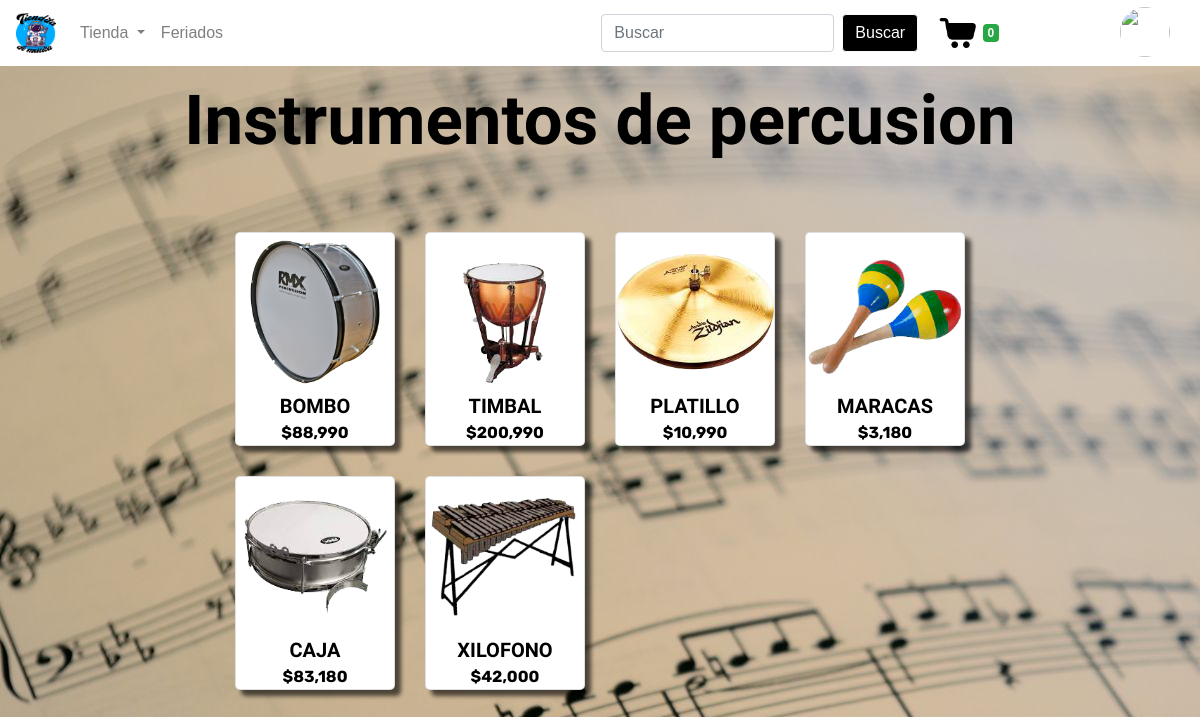
Page /prod_percusion/ on the committed database.
### tiendita/models.py (models this page shows, shortened)
class Producto(models.Model):
    cod_producto = models.AutoField(primary_key=True)
    nombre = models.CharField(max_length=30)
    precio = models.IntegerField()
    descripcion = models.CharField(max_length=400)
    stock = models.IntegerField()
    foto = models.ImageField(upload_to="tiendita")
    categoria = models.ForeignKey(Categoria,on_delete=models.CASCADE)

### tiendita/views.py (the view)
# urls.py: path('prod_percusion/',prod_percusion,name="prod_percusion"),
def prod_percusion(request):
    productos = Producto.objects.filter(categoria = 1)
    if request.user.is_authenticated:
        usuario = Usuario.objects.get(correo = request.user.username)
    else:
        usuario = Usuario.rol.id_rol = 1
    for producto in productos:
        producto.precio = intcomma(producto.precio)
    contexto = {
        "productos" :productos,
        "usuario" :usuario
    }
    return render(request,'tiendita/tienda/prod_percusion.html',contexto)

### tiendita/processor.py (called while the page is built)
def total_carrito(request):
    total = 0
    if request.user.is_authenticated:
        if "carrito" in request.session:
            for key, value in request.session["carrito"].items():
                total += int(value["acumulado"])
    return{"total_carrito": total}

def total_cantidad(request):
    total = 0
    if request.user.is_authenticated:
        if "carrito" in request.session:
            for key, value in request.session["carrito"].items():
                total += int(value["cantidad"])
    return{"total_cantidad": total}

def add_carrito(request):
    if request.user.is_authenticated:
        if "carrito" in request.session:
            x = request.session["carrito"]
            y = len(x)
        else:
            y = 0
    else:
        y = 0
    return {"total":y}

### tiendita/templates/tiendita/tienda/prod_percusion.html (shortened to what this page needs)
{% extends 'tiendita/plantilla/navbar.html' %}
{% load static %}
    {% block head %}
        <link type="text/css" rel="stylesheet" href="{% static 'tiendita/css/ernesto/design.css' %}">
    {% endblock head %}
    {% block body %}
        <div class="row">
            <div class="col-md-12">
                <h1 class="titulos">Instrumentos de percusion</h1>
            </div>
        </div>
        <div class="row">
            <div class="col-md-2"></div>
            {% for i in productos %}
                {% if forloop.counter0|divisibleby:4 %}
                        <div class="col-md-2"></div>
                    </div>
                    <div class="row">
                        <div class="col-md-2"></div>
                {% endif %}
                <div class="col-md-2">
                    <a href="{% url 'producto' i.cod_producto %}" class="textos borde card">
                        <img class="img" src="{{ i.foto.url }}" alt="No disponible"><br>
                        {{ i.nombre|upper }}
                        <p class="precio">${{ i.precio }}</p>
                    </a>
                </div>
            {% endfor %}
            <div class="col-md-2"></div>
        </div>
        <br>
    {% endblock body %}

### tiendita/static/tiendita/css/ernesto/design.css (style rules this page uses)
.body { margin-top: 80px; text-align: center; background-color: rgb(255, 255, 255); }
.img { width: 100%; max-width: 200px; }
.borde { cursor: pointer; border-radius: 5px; transition: .3s; border-width: 1px; background-color: rgb(255, 255, 255); box-shadow: 6px 6px 4px rgba(0, 0, 0, 0.623); display: block; margin: 0 auto; }
p { margin-bottom: 0px; }
a { text-decoration: none; color: black; }
.precio { text-align: center; font-family: 'Rubik', sans-serif; font-size: 16px; font-weight: bold; color: rgb(0, 0, 0); }
.textos { text-align: center; font-family: 'Montserrat Alternates', sans-serif; font-size: 20px; font-weight: bold; color: rgb(0, 0, 0); }
.titulos { color: rgb(0, 0, 0); font-family: 'Shrikhand', cursive; font-size: 69px; font-weight: bolder; }
.row { margin-top: 30px; margin-bottom: 30px; }
* { font-family: "poppins", sans-serif; margin: 0; padding: 0; }
body { background-color: #333; height: 100vh; }

### rows in the picture
Producto: foto (picture), nombre "BOMBO", precio "88,990"
Producto: foto (picture), nombre "TIMBAL", precio "200,990"
Producto: foto (picture), nombre "PLATILLO", precio "10,990"
Producto: foto (picture), nombre "MARACAS", precio "3,180"
Producto: foto (picture), nombre "CAJA", precio "83,180"
Producto: foto (picture), nombre "XILOFONO", precio "42,000"

### other values in the picture
{{ total }} "0"
